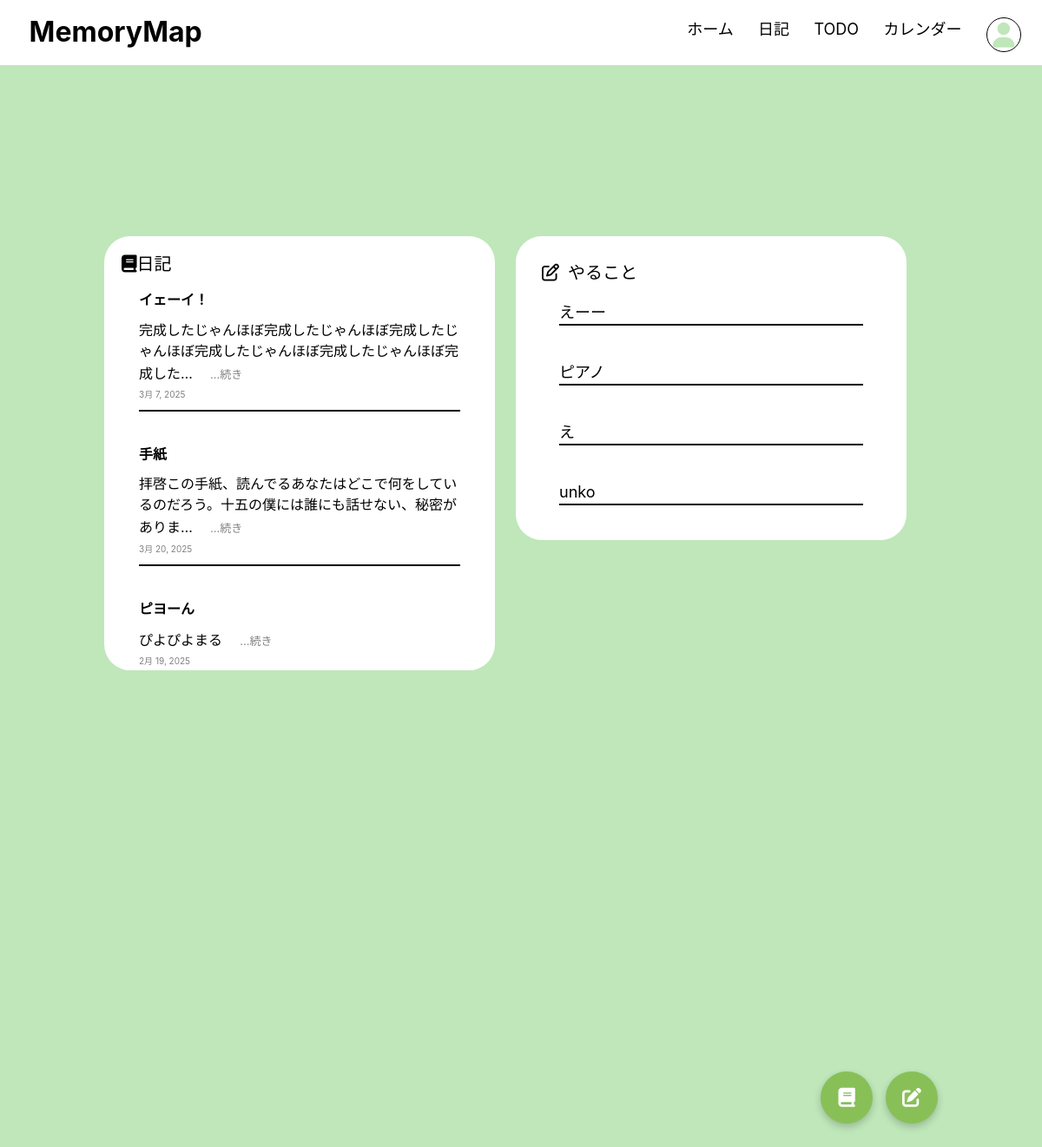
Before: / with the older database file.
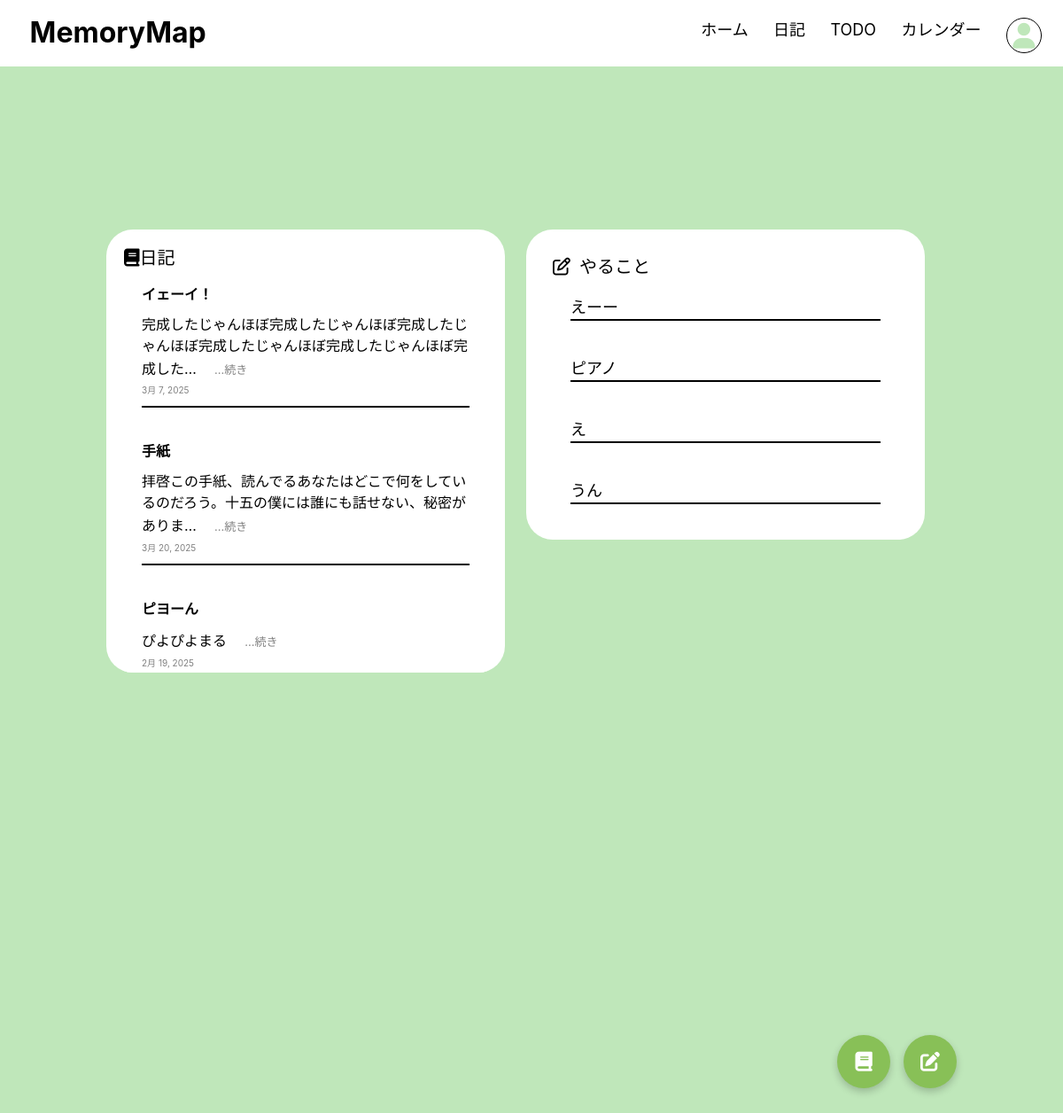
After: the same page with the newer database file.
### diary/models.py (models this page shows, shortened)
class Diary(models.Model):
    id = models.UUIDField(primary_key=True,default=uuid.uuid4,editable=False)
    date = models.DateField(verbose_name='日付',default=timezone.now)
    title = models.CharField(verbose_name='タイトル',max_length=40)
    text = models.CharField(verbose_name='本文',max_length=200)
    created_at = models.DateTimeField(verbose_name='作成日時',default=timezone.now)
    updated_at = models.DateTimeField(verbose_name='編集日時',blank=True,null=True)
    tags = models.ManyToManyField(Tag,verbose_name= 'タグ', blank=True)

class Todo(models.Model):
    id = models.AutoField(primary_key=True)
    time = models.DateTimeField(verbose_name="作成日", default=timezone.now)
    memo = models.TextField()
    is_completed = models.BooleanField(default=False)

### diary/views.py (the view)
# urls.py: path('', views.IndexView.as_view(), name='index'),
class IndexView(TemplateView):
    template_name = 'index.html'
    def get_context_data(self, **kwargs):
        context = super().get_context_data(**kwargs)
        context['diary_list'] = Diary.objects.all().order_by('-id')
        context['todo_list'] = Todo.objects.all().order_by('-id')
        return context

### templates/index.html (shortened to what this page needs)
{% extends "base.html" %}
{% load static %}
{% block extra_css %}<link rel="stylesheet" href="{% static 'css/style.css' %}">{% endblock %}
{% block content %}
    <section class="diary">
        <div class="diary">
            <h1 class="mydiary"><i class="fa-solid fa-book"></i>日記</h1>
            <div class="row">
                {% for diary in diary_list %}
                <div class="col-12">
                    <div class="card">
                        <div class="card-body">
                            <h5 class="card-title"><a href="{% url 'diary:diary_detail' diary.pk %}">{{ diary.title }}</a></h5>
                            <div class="text">
                            <p class="card-text">{{ diary.text|truncatechars:50 }}
                                <a href="{% url 'diary:diary_detail' diary.pk %}" class="btn btn-primary">&nbsp;...続き</a>
                            </p>
                            </div>
                            <p class="card-date">{{ diary.date }}</p>
                            <div class="line"></div>
                        </div>
                    </div>
                </div>
                {% endfor %}
            </div>
        </div>
    </section>
    <section class="todo">
        <div class="content">
            <h1 class="today"><i class="fa-regular fa-pen-to-square"></i>やること</h1>
            <div class="row">
                {% for todo in todo_list %}
                <div class="col-12">
                    <div class="card">
                        <div class="card-body">
                            <div class="memo">
                                <p class="card-memo">{{ todo.memo }}</p>
                            </div>
                            <div class="line"></div>
                        </div>
                    </div>
                </div>
                {% empty %}
                    <p>やることはありません。</p>
                {% endfor %}
            </div>
        </div>
    </section>
    <div class="write">
        <a href="{% url 'diary:diary_create' %}" class="icon-btn">
            <i class="fa-solid fa-book"></i>
        </a>
        <a href="{% url 'diary:todo_list' %}" class="icon-btn">
            <i class="fa-solid fa-pen-to-square"></i>
        </a>
    </div>
{% endblock %}

Changed rows visible on the page:
removed Todo: memo "unko"
now on this page (row unchanged): Todo: memo "うん"
